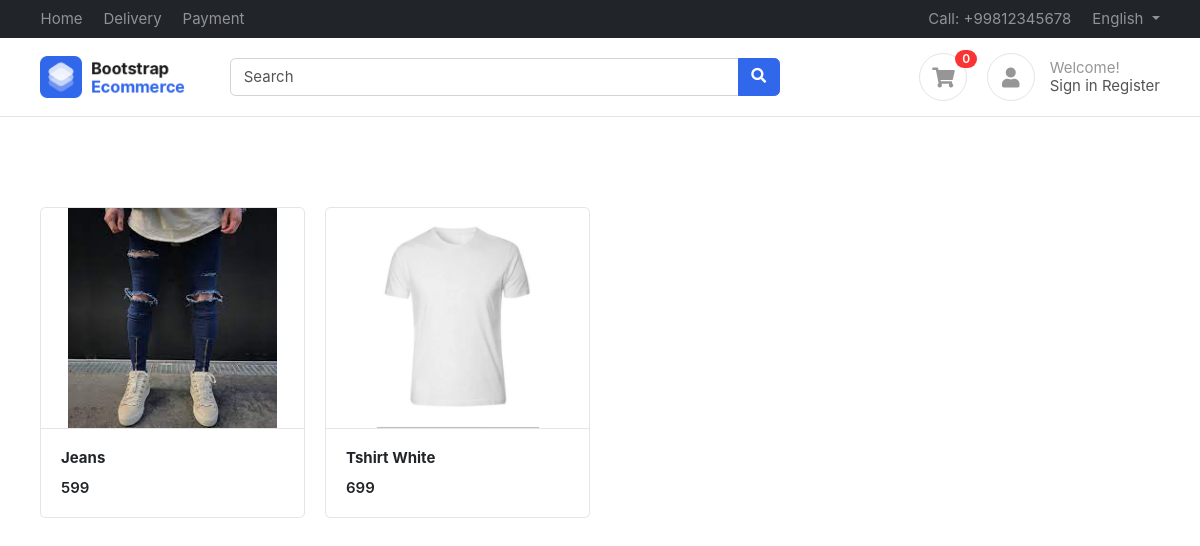
The page / (signed in) on the database its author committed.
### accounts/models.py (models this page shows)
class Profile(BaseModel):
    user = models.OneToOneField(
        User, on_delete=models.CASCADE, related_name='profile')
    is_email_verified = models.BooleanField(default=False)
    email_token = models.CharField(max_length=100, null=True, blank=True)
    profile_image = models.ImageField(upload_to='profile')
    def get_cart_count(self):
        return CartItems.objects.filter(cart__is_paid = False,cart__user = self.user).count()

### products/models.py (models this page shows, shortened)
class Product(BaseModel):
    product_name = models.CharField(max_length=100)
    slug = models.SlugField(unique=True,null=True,blank=True)
    category = models.ForeignKey(Category,related_name='products', on_delete=models.CASCADE)
    price = models.IntegerField()
    product_description = models.TextField()
    color_variant = models.ManyToManyField(ColorVariant,blank=True)
    size_variant = models.ManyToManyField(SizeVariant,blank=True)

class ProductImage(BaseModel):
    product = models.ForeignKey(Product,on_delete=models.CASCADE,related_name="product_images")
    image = models.ImageField(upload_to='product')

### home/views.py (the view)
# urls.py: path('',index,name='index'),
def index(request):
    context = {'products':Product.objects.all()}
    return render(request,'home/index.html',context)

### templates/home/index.html
{% extends 'base/base.html' %}
{% block start %}
    <div class="container mt-5 pt-5">
        <div class="row">
            {% for product in products %}
            <div class="col-md-3">
                <figure class="card card-product-grid">
                    <div class="img-wrap">
                        <img src="/media/{{product.product_images.first.image}}">
                    </div>
                    <figcaption class="info-wrap border-top">
                        <a href="{% url 'get_product' product.slug %}" class="title"><strong>{{product.product_name}}</strong></a>
                        <div class="price mt-2">{{product.price}}</div>
                    </figcaption>
                </figure>
            </div>
            {% endfor %}
        </div>
    </div>
{% endblock start %}

### templates/base/base.html (shortened to what this page needs)
<!DOCTYPE HTML>
{% load static %}
<html lang="en">
<head>
<link href="/media/css/bootstrap.css" rel="stylesheet" type="text/css"/>
<link href="/media/fonts/fontawesome/css/all.min.css" type="text/css" rel="stylesheet">
<link href="/media/css/ui.css" rel="stylesheet" type="text/css"/>
<link href="/media/css/responsive.css" rel="stylesheet" />
</head>
<body>
	<header class="section-header">
		<nav class="navbar navbar-dark navbar-expand p-0 bg-dark">
		<div class="container">
			<ul class="navbar-nav d-none d-md-flex mr-auto">
				<li class="nav-item"><a class="nav-link" href="#">Home</a></li>
				<li class="nav-item"><a class="nav-link" href="#">Delivery</a></li>
				<li class="nav-item"><a class="nav-link" href="#">Payment</a></li>
			</ul>
			<ul class="navbar-nav">
				<li class="nav-item"><a href="#" class="nav-link"> Call: +99812345678 </a></li>
				<li class="nav-item dropdown">
					 <a href="#" class="nav-link dropdown-toggle" data-toggle="dropdown"> English </a>
				</li>
			</ul>
		  </div>
		</nav>
		<section class="header-main border-bottom">
			<div class="container">
		<div class="row align-items-center">
			<div class="col-lg-2 col-4">
				<div class="brand-wrap">
					<img class="logo" src="images/logo.png">
				</div>
			</div>
			<div class="col-lg-6 col-sm-12">
				<form action="#" class="search">
					<div class="input-group w-100">
						<input type="text" class="form-control" placeholder="Search">
						<div class="input-group-append">
						  <button class="btn btn-primary" type="submit">
							<i class="fa fa-search"></i>
						  </button>
						</div>
					</div>
				</form>
			</div>
			<div class="col-lg-4 col-sm-6 col-8">
				<div class="widgets-wrap float-md-right">
					<div class="widget-header  mr-3">
						<a href="{% url 'cart' %}" class="icon icon-sm rounded-circle border"><i class="fa fa-shopping-cart"></i></a>
						<span class="badge badge-pill badge-danger notify">{{request.user.profile.get_cart_count}}</span>
					</div>
					<div class="widget-header icontext">
						<a href="#" class="icon icon-sm rounded-circle border"><i class="fa fa-user"></i></a>
						<div class="text">
							<span class="text-muted">Welcome!</span>
							<div>
								<a href="#">Sign in</a>
								<a href="#"> Register</a>
							</div>
						</div>
					</div>
				</div>
			</div>
		</div>
			</div>
		</section>
		</header>
        {% block start %}
        {% endblock start %}
    </body>
</html>

### public/static/css/ui.css (style rules this page uses)
html { font-family: 'Inter', sans-serif; font-size: 15px; }
.img-wrap { text-align: center; display: block; }
.img-wrap img { max-width: 100%; }
.icon-xs, .icon-sm, .icon-md, .icon-lg { display: inline-block; text-align: center; flex-shrink: 0; flex-grow: 0; }
.icon-sm { width: 48px; height: 48px; line-height: 48px; font-size: 20px; }
figure { margin-bottom: 0; }
.card .title { color: #212529; }
.header-main { position: relative; padding-top: 1rem; padding-bottom: 1rem; }
.brand-wrap .logo, .navbar-brand .logo { margin-right: 7px; max-height: 42px; display: inline-block; }
.widget-header { display: inline-block; vertical-align: middle; position: relative; }
.widget-header a { color: #545454; }
.widget-header i { color: #969696; }
.widget-header .notify { position: absolute; top: -3px; right: -10px; }
[class*='card-product'] a.title { color: #212529; display: block; }
[class*='card-product'] .img-wrap { overflow: hidden; position: relative; }
[class*='card-product'] .img-wrap img { height: 100%; max-width: 100%; width: auto; display: inline-block; object-fit: cover; }
.card-product-grid { margin-bottom: 20px; }
.card-product-grid .img-wrap { border-radius: 0.2rem 0.2rem 0 0; height: 220px; }
.card-product-grid .info-wrap { overflow: hidden; padding: 18px 20px; }
.card .img-wrap { overflow: hidden; }
.icontext { display: inline-flex; align-items: center; vertical-align: middle; }
.icontext .text { width: 100%; line-height: 1.2; color: #212529; }
.icontext .icon { position: relative; margin-right: 15px; flex-shrink: 0; flex-grow: 0; }
.notify { position: absolute; top: -4px; right: -10px; display: inline-block; padding: .25em .6em; font-size: 12px; line-height: 1; text-align: center; border-radius: 3rem; color: #fff; background-color: #fa3434; }
.price { font-weight: 600; color: #212529; }

### rows shown on the page
Product: product_images.first.image (picture), product_name "Jeans", price "599"
Product: product_images.first.image (picture), product_name "Tshirt White", price "699"

### other values the page prints
{{ request.user.profile.get_cart_count }} "0"
